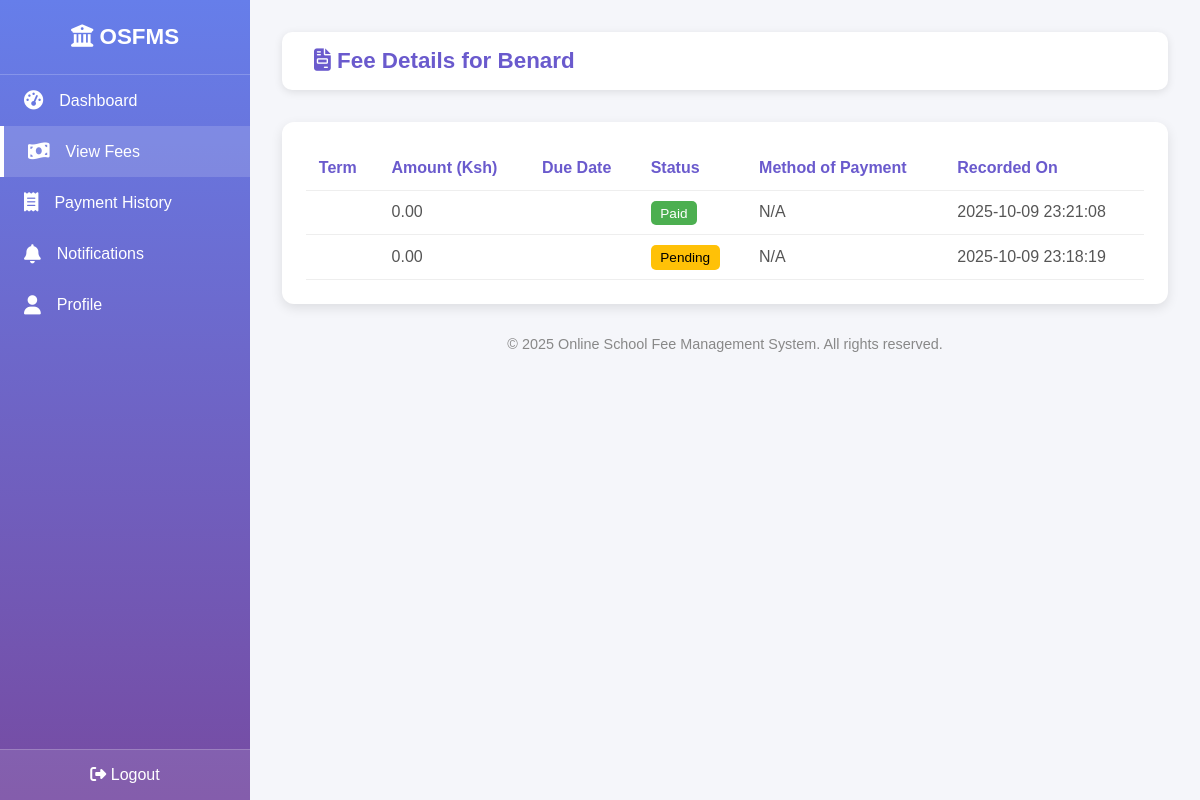
The page /view_fees.php?student_id=1 (signed in) on the database its author committed.
### tables this page shows
CREATE TABLE `students` (
  `id` int(11) NOT NULL,
  `admission_no` varchar(50) DEFAULT NULL,
  `full_name` varchar(100) DEFAULT NULL,
  `email` varchar(255) DEFAULT NULL,
  `class` varchar(50) DEFAULT NULL,
  `date_registered` datetime DEFAULT current_timestamp(),
  `created_at` timestamp NOT NULL DEFAULT current_timestamp(),
  `balance` decimal(10,2) DEFAULT 0.00,
  `parent_national_id` bigint(20) DEFAULT NULL,
  `parent_id` int(11) DEFAULT NULL
);

CREATE TABLE `fees` (
  `id` int(11) NOT NULL,
  `student_id` int(11) NOT NULL,
  `term` varchar(50) NOT NULL,
  `amount_due` decimal(10,2) NOT NULL,
  `description` varchar(255) DEFAULT NULL,
  `amount_paid` decimal(10,2) DEFAULT 0.00,
  `total_amount` varchar(100) DEFAULT 'N/A',
  `due_date` date DEFAULT NULL,
  `created_at` timestamp NOT NULL DEFAULT current_timestamp(),
  `status` varchar(20) DEFAULT 'Pending',
  `term_id` int(11) DEFAULT NULL,
  `payment_method` varchar(50) DEFAULT 'N/A'
);

### public/view_fees.php (the view, shortened to what this page needs)
<?php
require_once __DIR__ . '/../includes/db.php';
$user = $_SESSION['user'];
if ($user['role'] === 'student') {
    $student_id = $user['id'];
} elseif ($user['role'] === 'parent') {
    $student_id = $_GET['student_id'] ?? null;
} else {
    die("Unauthorized access.");
}
$stmt = $pdo->prepare("
    SELECT f.id, f.term, f.amount_paid AS amount, f.due_date, f.status, f.created_at,
           f.payment_method,
           s.full_name AS student_name
    FROM fees f
    JOIN students s ON f.student_id = s.id
    WHERE f.student_id = ?
    ORDER BY f.created_at DESC
");
$stmt->execute([$student_id]);
$fees = $stmt->fetchAll(PDO::FETCH_ASSOC);
?>
<!DOCTYPE html>
<html lang="en">
<head>
<link rel="stylesheet" href="https://cdnjs.cloudflare.com/ajax/libs/font-awesome/6.5.0/css/all.min.css">
</head>
<body>
<div class="sidebar">
  <h2><i class="fas fa-university"></i> OSFMS</h2>
  <a href="student_dashboard.php"><i class="fas fa-tachometer-alt"></i> Dashboard</a>
  <a href="view_fees.php" class="active"><i class="fas fa-money-bill-wave"></i> View Fees</a>
  <a href="payment_history.php"><i class="fas fa-receipt"></i> Payment History</a>
  <a href="notifications.php"><i class="fas fa-bell"></i> Notifications</a>
  <a href="profile.php"><i class="fas fa-user"></i> Profile</a>
  <div class="logout-btn">
    <form action="logout.php" method="POST">
      <button type="submit"><i class="fas fa-sign-out-alt"></i> Logout</button>
    </form>
  </div>
</div>
<div class="main">
  <header>
    <h1><i class="fas fa-file-invoice"></i> Fee Details for <?= htmlspecialchars($fees[0]['student_name'] ?? 'Student'); ?></h1>
  </header>
  <section class="table-container">
    <table>
      <thead>
        <tr>
          <th>Term</th>
          <th>Amount (Ksh)</th>
          <th>Due Date</th>
          <th>Status</th>
          <th>Method of Payment</th>
          <th>Recorded On</th>
        </tr>
      </thead>
      <tbody>
        <?php if (count($fees) > 0): ?>
          <?php foreach ($fees as $fee): ?>
            <tr>
              <td><?= htmlspecialchars($fee['term']); ?></td>
              <td><?= number_format($fee['amount'], 2); ?></td>
              <td><?= htmlspecialchars($fee['due_date']); ?></td>
              <td>
                <?php
                $status = strtolower($fee['status']);
                $badgeClass = match($status) {
                  'paid' => 'paid',
                  'pending' => 'pending',
                  default => 'notpaid',
                };
                ?>
                <span class="badge <?= $badgeClass; ?>"><?= ucfirst($fee['status']); ?></span>
              </td>
              <td><?= htmlspecialchars($fee['payment_method'] ?? 'N/A'); ?></td>
              <td><?= htmlspecialchars($fee['created_at']); ?></td>
            </tr>
          <?php endforeach; ?>
        <?php else: ?>
          <tr><td colspan="6" style="text-align:center;">No fee records found.</td></tr>
        <?php endif; ?>
      </tbody>
    </table>
  </section>
  <footer>
    &copy; <?= date('Y'); ?> Online School Fee Management System. All rights reserved.
  </footer>
</div>
</body>
</html>

### public/view_fees.php (style rules this page uses)
:root { --primary: #6a5acd; --secondary: #00bcd4; --background1: #667eea; --background2: #764ba2; --text-dark: #222; --text-light: #777; }
* { margin: 0; padding: 0; box-sizing: border-box; font-family: "Poppins", sans-serif; }
body { background: #f5f6fa; display: flex; min-height: 100vh; }
.sidebar { width: 250px; background: linear-gradient(180deg, var(--background1), var(--background2)); color: #fff; display: flex; flex-direction: column; position: fixed; height: 100vh; z-index: 10; }
.sidebar h2 { text-align: center; padding: 1.5rem 0; border-bottom: 1px solid rgba(255,255,255,0.2); font-size: 1.4rem; }
.sidebar a { padding: 1rem 1.5rem; color: #fff; text-decoration: none; display: flex; align-items: center; gap: 1rem; transition: background 0.3s; }
.sidebar a:hover, .sidebar a.active { background: rgba(255,255,255,0.15); border-left: 4px solid #fff; }
.sidebar a i { font-size: 1.2rem; }
.logout-btn { margin-top: auto; padding: 1rem 1.5rem; background: rgba(255,255,255,0.1); text-align: center; border-top: 1px solid rgba(255,255,255,0.2); }
.logout-btn button { background: none; border: none; color: #fff; font-size: 1rem; cursor: pointer; }
.main { margin-left: 250px; flex: 1; padding: 2rem; }
header { background: #fff; padding: 1rem 2rem; display: flex; justify-content: space-between; align-items: center; border-radius: 10px; box-shadow: 0 2px 8px rgba(0,0,0,0.1); }
header h1 { font-size: 1.4rem; color: var(--primary); }
.table-container { margin-top: 2rem; background: #fff; padding: 1.5rem; border-radius: 12px; box-shadow: 0 4px 12px rgba(0,0,0,0.1); }
table { width: 100%; border-collapse: collapse; }
table th, table td { text-align: left; padding: 0.8rem; border-bottom: 1px solid #eee; }
table th { color: var(--primary); font-weight: 600; }
table td { color: #555; }
.badge { padding: 0.3rem 0.6rem; border-radius: 5px; font-size: 0.85rem; color: #fff; }
.badge.paid { background: #4CAF50; }
.badge.pending { background: #FFC107; color: #000; }
footer { text-align: center; margin-top: 2rem; color: #888; font-size: 0.9rem; }

### rows shown on the page
students: full_name "Benard"
fees: amount_paid "0.00", status "Paid", payment_method "N/A", created_at "2025-10-09 23:21:08"
fees: amount_paid "0.00", status "Pending", payment_method "N/A", created_at "2025-10-09 23:18:19"
